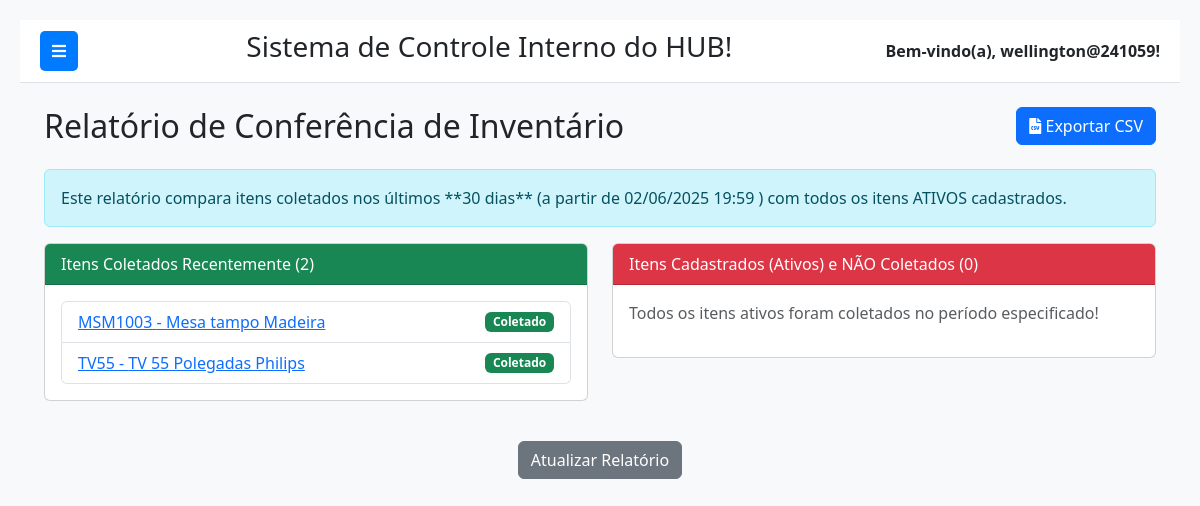
The page /patrimonio/inventario/conferencia/ (signed in) on the database its author committed.
### patrimonio/models.py (models this page shows, shortened)
class ItemPatrimonio(models.Model):
    STATUS_CHOICES = [
        ('ATIVO', 'Ativo'),
        ('BAIXADO', 'Baixado'),
        ('TRANSFERIDO', 'Transferido'),
    ]
    ESTADO_CONSERVACAO_CHOICES = [
        ('NOVO', 'Novo'),
        ('BOM', 'Bom'),
        ('REGULAR', 'Regular'),
        ('RUIM', 'Ruim'),
        ('SUCATA', 'Sucata'),
    ]
    nome = models.CharField(max_length=200, verbose_name="Nome do Bem Patrimonial")
    codigo_patrimonial = models.CharField(max_length=100, unique=True, verbose_name="Código Patrimonial")
    numero_serie = models.CharField(max_length=100, blank=True, null=True, unique=True, verbose_name="Número de Série (Opcional)")
    descricao = models.TextField(blank=True, null=True, verbose_name="Descrição Detalhada")
    data_aquisicao = models.DateField(verbose_name="Data de Aquisição")
    valor_aquisicao = models.DecimalField(max_digits=12, decimal_places=2, verbose_name="Valor de Aquisição (R$)")
    estado_conservacao = models.CharField(
        max_length=20,
        choices=ESTADO_CONSERVACAO_CHOICES,
        default='BOM',
        verbose_name="Estado de Conservação"
    )
    status = models.CharField(
        max_length=20,
        choices=STATUS_CHOICES,
        default='ATIVO',
        verbose_name="Status do Item"
    )
    data_baixa = models.DateField(null=True, blank=True, verbose_name="Data da Baixa")
    motivo_baixa = models.TextField(null=True, blank=True, verbose_name="Motivo da Baixa")
    categoria = models.ForeignKey(
        CategoriaPatrimonio,
        on_delete=models.SET_NULL,
        null=True,
        blank=True,
        related_name='itens_patrimonio',
        verbose_name="Categoria"
    )
    localizacao = models.ForeignKey(
        LocalizacaoPatrimonio,
        on_delete=models.SET_NULL,
        null=True,
        blank=True,
        related_name='itens_patrimonio',
        verbose_name="Localização Atual"
    )
    responsavel_atual = models.ForeignKey(
        settings.AUTH_USER_MODEL,
        on_delete=models.SET_NULL,
        null=True,
        blank=True,
        related_name='bens_patrimonio_responsavel',
        verbose_name="Responsável Atual"
    )
    usuario_registro = models.ForeignKey(
        settings.AUTH_USER_MODEL,
        on_delete=models.SET_NULL,
        null=True,
        blank=True,
        related_name='itens_registrados',
        verbose_name="Registrado Por"
    )
    data_ultima_atualizacao = models.DateTimeField(auto_now=True, verbose_name="Última Atualização")
    data_registro = models.DateTimeField(auto_now_add=True, verbose_name="Data de Registro no Sistema")
    class Meta:
        verbose_name = "Item de Patrimônio"
        verbose_name_plural = "Itens de Patrimônio"
        ordering = ['nome', 'codigo_patrimonial']

### patrimonio/views.py (the view)
# urls.py: path('inventario/conferencia/', views.relatorio_inventario_conferencia, name='relatorio_inventario_conferencia'),
@login_required
def relatorio_inventario_conferencia(request):
    dias_para_considerar_coletado = 30
    data_limite_coleta = timezone.now() - timedelta(days=dias_para_considerar_coletado)
    total_itens_ativos = ItemPatrimonio.objects.filter(status='ATIVO').count()
    ids_coletados_via_movimentacao = MovimentacaoPatrimonio.objects.filter(
        tipo_movimentacao='INVENTARIO',
        data_movimentacao__gte=data_limite_coleta
    ).values_list('item__id', flat=True)
    ids_coletados_via_coleta_inventario = ColetaInventario.objects.filter(
        data_coleta__gte=data_limite_coleta
    ).values_list('item_patrimonio__id', flat=True)
    ids_todos_coletados_recentemente = list(set(
        list(ids_coletados_via_movimentacao) +
        list(ids_coletados_via_coleta_inventario)
    ))
    itens_coletados_recentemente_objetos = ItemPatrimonio.objects.filter(
        id__in=ids_todos_coletados_recentemente,
        status='ATIVO'
    ).order_by('codigo_patrimonial')
    total_coletados_recentemente = itens_coletados_recentemente_objetos.count()
    itens_nao_coletados = ItemPatrimonio.objects.filter(
        status='ATIVO'
    ).exclude(
        id__in=ids_todos_coletados_recentemente
    ).order_by('codigo_patrimonial')
    total_nao_coletados = itens_nao_coletados.count()
    context = {
        'total_itens_ativos': total_itens_ativos,
        'itens_coletados': itens_coletados_recentemente_objetos,
        'total_coletados_recentemente': total_coletados_recentemente,
        'itens_nao_coletados': itens_nao_coletados,
        'total_nao_coletados': total_nao_coletados,
        'dias_coleta': dias_para_considerar_coletado,
        'data_limite': data_limite_coleta.strftime('%d/%m/%Y %H:%M'),
        'active_page': 'relatorio_inventario_conferencia',
        'title': 'Relatório de Conferência de Inventário',
    }
    return render(request, 'patrimonio/relatorio_inventario_conferencia.html', context)

### patrimonio/templates/patrimonio/relatorio_inventario_conferencia.html (shortened to what this page needs)
{% extends "base.html" %}
{% block content %}
<div class="container mt-4">
    <div class="d-flex justify-content-between align-items-center mb-4">
        <h2 class="mb-0">{{ title }}</h2>
        <a href="{% url 'patrimonio:exportar_inventario_conferencia_csv' %}" class="btn btn-primary">
            <i class="fas fa-file-csv"></i> Exportar CSV
        </a>
    </div>
    <p class="alert alert-info">
        Este relatório compara itens coletados nos últimos **{{ dias_coleta }} dias** (a partir de {{ data_limite }} )
        com todos os itens ATIVOS cadastrados.
    </p>
    <div class="row">
        <div class="col-md-6">
            <div class="card mb-4">
                <div class="card-header bg-success text-white">
                    Itens Coletados Recentemente ({{ itens_coletados.count }})
                </div>
                <div class="card-body" style="max-height: 500px; overflow-y: auto;">
                    {% if itens_coletados %}
                    <ul class="list-group">
                        {% for item in itens_coletados %}
                        <li class="list-group-item d-flex justify-content-between align-items-center">
                            <a href="{% url 'patrimonio:detalhar_item_patrimonio' item.pk %}">{{ item.codigo_patrimonial }} - {{ item.nome }}</a>
                            <span class="badge bg-success">Coletado</span>
                        </li>
                        {% endfor %}
                    </ul>
                    {% else %}
                    <p class="text-muted">Nenhum item foi coletado no período especificado.</p>
                    {% endif %}
                </div>
            </div>
        </div>
        <div class="col-md-6">
            <div class="card mb-4">
                <div class="card-header bg-danger text-white">
                    Itens Cadastrados (Ativos) e NÃO Coletados ({{ itens_nao_coletados.count }})
                </div>
                <div class="card-body" style="max-height: 500px; overflow-y: auto;">
                    {% if itens_nao_coletados %}
                    <ul class="list-group">
                        {% for item in itens_nao_coletados %}
                        <li class="list-group-item d-flex justify-content-between align-items-center">
                            <a href="{% url 'patrimonio:detalhar_item_patrimonio' item.pk %}">{{ item.codigo_patrimonial }} - {{ item.nome }}</a>
                            <span class="badge bg-danger">Não Coletado</span>
                        </li>
                        {% endfor %}
                    </ul>
                    {% else %}
                    <p class="text-muted">Todos os itens ativos foram coletados no período especificado!</p>
                    {% endif %}
                </div>
            </div>
        </div>
    </div>
    <div class="text-center mt-3">
        <a href="{% url 'patrimonio:relatorio_inventario_conferencia' %}" class="btn btn-secondary">Atualizar Relatório</a>
    </div>
</div>
{% endblock %}

### templates/base.html (shortened to what this page needs)
{% load static %}
<!DOCTYPE html>
<html lang="pt-br">
<head>
    <link href="https://cdn.jsdelivr.net/npm/bootstrap@5.3.3/dist/css/bootstrap.min.css" rel="stylesheet">
    <link rel="stylesheet" href="https://cdnjs.cloudflare.com/ajax/libs/font-awesome/5.15.4/css/all.min.css" />
</head>
<body>
    <div class="main-content" id="main-content">
        <div class="navbar-top">
            <button class="toggle-btn" id="sidebarToggle">
                <i class="fas fa-bars"></i>
            </button>
            <div class="system-name">
                <h3>Sistema de Controle Interno do HUB!</h3>
            </div>
            <div class="user-info">
                Bem-vindo(a), {{ request.user.username }}!
            </div>
        </div>
        <div class="container-fluid">
            {% block content %}
            {% endblock %}
        </div>
    </div>
</body>
</html>

### templates/base.html (style rules this page uses)
body { display: flex; min-height: 100vh; background-color: #f8f9fa; }
.main-content { flex-grow: 1; padding: 20px; transition: margin-left 0.3s ease-in-out; margin-left: 0; }
.navbar-top { background-color: #ffffff; border-bottom: 1px solid #dee2e6; padding: 10px 20px; display: flex; justify-content: space-between; align-items: center; margin-bottom: 20px; }
.navbar-top .user-info { font-weight: bold; }
.toggle-btn { background-color: #007bff; color: white; border: none; padding: 8px 12px; border-radius: 5px; cursor: pointer; margin-right: 15px; }

### rows shown on the page
ItemPatrimonio: codigo_patrimonial "MSM1003", nome "Mesa tampo Madeira"
ItemPatrimonio: codigo_patrimonial "TV55", nome "TV 55 Polegadas Philips"

### other values the page prints
{{ request.user.username }} "wellington@241059"
{{ title }} "Relatório de Conferência de Inventário"
{{ dias_coleta }} "30"
{{ itens_coletados.count }} "2"
{{ itens_nao_coletados.count }} "0"
